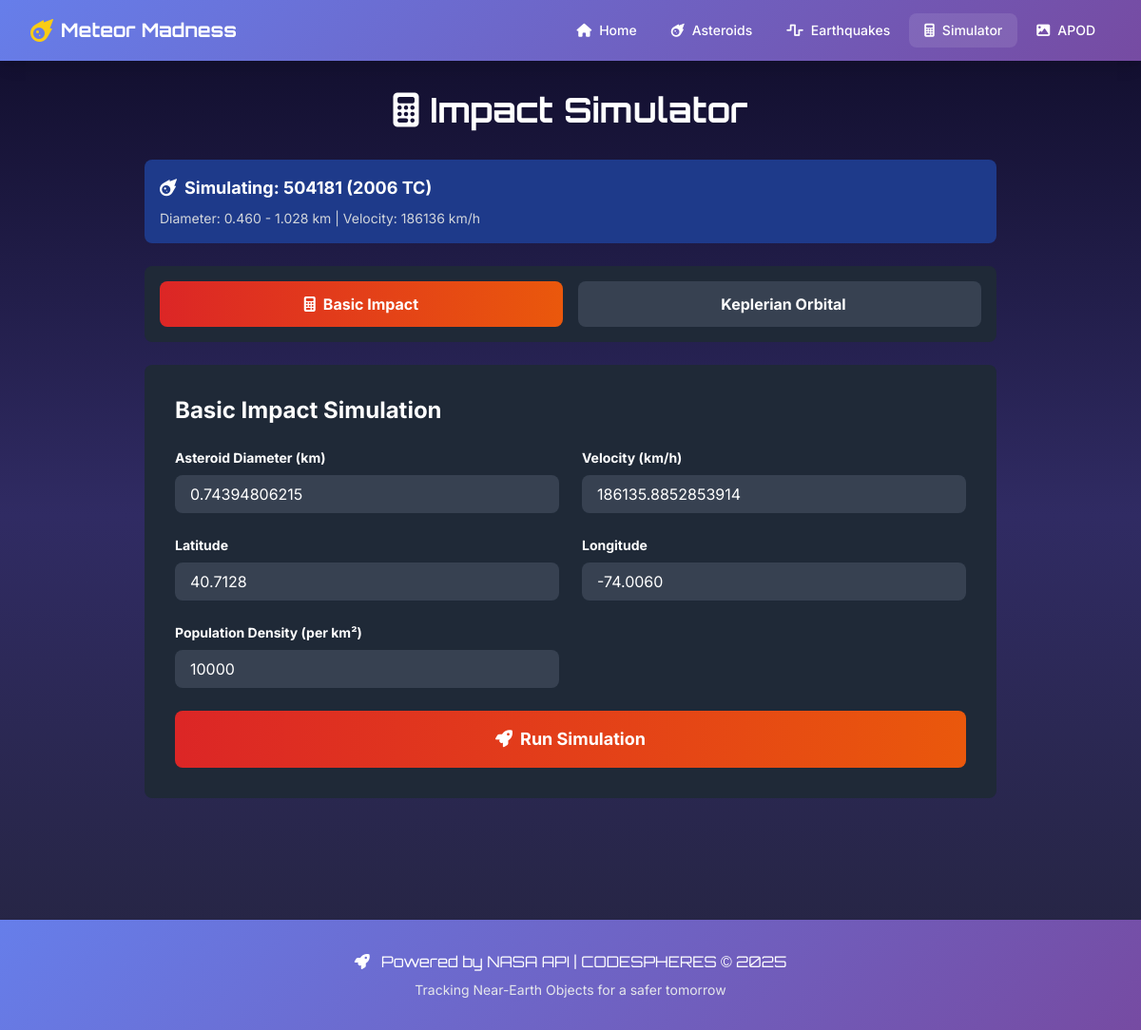
The app's page /simulator/?asteroid_id=2504181 with its own data.
### simulation/models.py (models this page shows, shortened)
class Asteroid(models.Model):
    neo_id = models.CharField(max_length=100, unique=True)
    name = models.CharField(max_length=255)
    absolute_magnitude = models.FloatField(null=True, blank=True)
    estimated_diameter_min_km = models.FloatField(null=True, blank=True)
    estimated_diameter_max_km = models.FloatField(null=True, blank=True)
    is_potentially_hazardous = models.BooleanField(default=False)
    close_approach_date = models.DateField(null=True, blank=True)
    close_approach_datetime = models.DateTimeField(null=True, blank=True)
    relative_velocity_kmh = models.FloatField(null=True, blank=True)
    miss_distance_km = models.FloatField(null=True, blank=True)
    orbiting_body = models.CharField(max_length=50, null=True, blank=True)
    semi_major_axis_au = models.FloatField(null=True, blank=True, help_text="Semi-major axis in AU")
    eccentricity = models.FloatField(null=True, blank=True, help_text="Orbital eccentricity (0-1)")
    inclination_deg = models.FloatField(null=True, blank=True, help_text="Inclination in degrees")
    ascending_node_deg = models.FloatField(null=True, blank=True, help_text="Longitude of ascending node")
    periapsis_arg_deg = models.FloatField(null=True, blank=True, help_text="Argument of periapsis")
    mean_anomaly_deg = models.FloatField(null=True, blank=True, help_text="Mean anomaly at epoch")
    orbital_period_days = models.FloatField(null=True, blank=True, help_text="Orbital period in days")
    predicted_impact_latitude = models.FloatField(null=True, blank=True, help_text="Predicted impact latitude")
    predicted_impact_longitude = models.FloatField(null=True, blank=True, help_text="Predicted impact longitude")
    predicted_impact_location = models.CharField(max_length=255, null=True, blank=True, help_text="Human-readable impact location")
    impact_probability = models.FloatField(default=0.0, help_text="Probability of impact (0-1)")
    impact_energy_megatons = models.FloatField(null=True, blank=True, help_text="Estimated impact energy in megatons")
    crater_diameter_km = models.FloatField(null=True, blank=True, help_text="Estimated crater diameter in km")
    created_at = models.DateTimeField(auto_now_add=True)
    updated_at = models.DateTimeField(auto_now=True)
    class Meta:
        ordering = ['-close_approach_date']
        verbose_name = 'Asteroid'
        verbose_name_plural = 'Asteroids'

### simulation/views.py (the view)
# urls.py: path('simulator/', views.simulator_view, name='simulator'),
def simulator_view(request):
    asteroid = None
    asteroid_id = request.GET.get('asteroid_id')
    if asteroid_id:
        try:
            asteroid = Asteroid.objects.get(neo_id=asteroid_id)
        except Asteroid.DoesNotExist:
            messages.warning(request, f'Asteroid with ID {asteroid_id} not found.')
    context = {
        'asteroid': asteroid
    }
    return render(request, 'simulation/simulator.html', context)

### simulation/templates/simulation/simulator.html (shortened to what this page needs)
{% extends 'simulation/base.html' %}
{% block content %}
<div class="max-w-4xl mx-auto">
    <h1 class="text-4xl font-bold orbitron mb-8 text-center">
        <i class="fas fa-calculator mr-3"></i>Impact Simulator
    </h1>
    {% if asteroid %}
    <div class="bg-blue-900 p-4 rounded-lg mb-6">
        <h3 class="text-lg font-bold mb-2">
            <i class="fas fa-meteor mr-2"></i>Simulating: {{ asteroid.name }}
        </h3>
        <p class="text-sm text-gray-300">
            Diameter: {{ asteroid.estimated_diameter_min_km|floatformat:3 }} - {{ asteroid.estimated_diameter_max_km|floatformat:3 }} km |
            Velocity: {{ asteroid.relative_velocity_kmh|floatformat:0 }} km/h
        </p>
    </div>
    {% endif %}
    <div class="bg-gray-800 rounded-lg p-4 mb-6">
        <div class="flex space-x-4">
            <button id="basicModeBtn" class="flex-1 px-6 py-3 bg-gradient-to-r from-red-600 to-orange-600 rounded-lg font-bold transition">
                <i class="fas fa-calculator mr-2"></i>Basic Impact
            </button>
            <button id="keplerianModeBtn" class="flex-1 px-6 py-3 bg-gray-700 hover:bg-gray-600 rounded-lg font-bold transition">
                Keplerian Orbital
            </button>
        </div>
    </div>
    <div id="basicSimulation" class="bg-gray-800 rounded-lg p-8 mb-8">
        <h2 class="text-2xl font-bold mb-6">Basic Impact Simulation</h2>
        <form id="simulationForm" class="space-y-6">
            <div class="grid grid-cols-1 md:grid-cols-2 gap-6">
                <div>
                    <label class="block text-sm font-bold mb-2">Asteroid Diameter (km)</label>
                    <input type="number" id="diameter" step="any" value="1.0"
                           class="w-full px-4 py-2 bg-gray-700 rounded-lg text-white">
                </div>
                <div>
                    <label class="block text-sm font-bold mb-2">Velocity (km/h)</label>
                    <input type="number" id="velocity" step="any" value="50000"
                           class="w-full px-4 py-2 bg-gray-700 rounded-lg text-white">
                </div>
                <div>
                    <label class="block text-sm font-bold mb-2">Latitude</label>
                    <input type="number" id="latitude" step="0.0001" value="40.7128"
                           class="w-full px-4 py-2 bg-gray-700 rounded-lg text-white">
                </div>
                <div>
                    <label class="block text-sm font-bold mb-2">Longitude</label>
                    <input type="number" id="longitude" step="0.0001" value="-74.0060"
                           class="w-full px-4 py-2 bg-gray-700 rounded-lg text-white">
                </div>
                <div>
                    <label class="block text-sm font-bold mb-2">Population Density (per km²)</label>
                    <input type="number" id="population" step="100" value="10000"
                           class="w-full px-4 py-2 bg-gray-700 rounded-lg text-white">
                </div>
            </div>
            <button type="submit"
                    class="w-full bg-gradient-to-r from-red-600 to-orange-600 hover:from-red-700 hover:to-orange-700 px-8 py-4 rounded-lg text-lg font-bold transition">
                <i class="fas fa-rocket mr-2"></i>Run Simulation
            </button>
        </form>
    </div>
</div>
{% endblock %}

### simulation/templates/simulation/base.html (style rules this page uses)
body { font-family: 'Inter', sans-serif; }
.orbitron { font-family: 'Orbitron', sans-serif; }
.space-bg { background: linear-gradient(to bottom, #0f0c29, #302b63, #24243e); }

### records on screen
Asteroid: name "504181 (2006 TC)", estimated_diameter_min_km "0.460", estimated_diameter_max_km "1.028", relative_velocity_kmh "186136"
